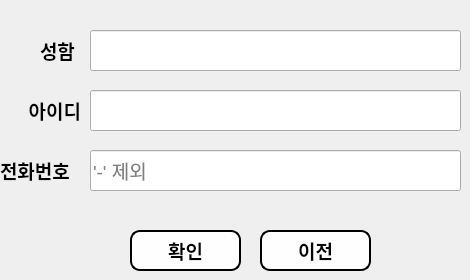
       <widget class="QWidget" name="page_9">
        <widget class="QPushButton" name="btnSearchPW">
         <property name="geometry">
          <rect>
           <x>130</x>
           <y>230</y>
           <width>111</width>
           <height>41</height>
          </rect>
         </property>
         <property name="font">
          <font>
           <pointsize>14</pointsize>
           <bold>true</bold>
          </font>
         </property>
         <property name="styleSheet">
          <string notr="true">border-radius: 10px;
background-color: rgb(254, 254, 254);
border:2px solid;</string>
         </property>
         <property name="text">
          <string>확인</string>
         </property>
        </widget>
        <widget class="QLabel" name="label_30">
         <property name="geometry">
          <rect>
           <x>0</x>
           <y>150</y>
           <width>81</width>
           <height>41</height>
          </rect>
         </property>
         <property name="font">
          <font>
           <pointsize>14</pointsize>
           <bold>true</bold>
          </font>
         </property>
         <property name="text">
          <string>전화번호</string>
         </property>
        </widget>
        <widget class="QLabel" name="label_31">
         <property name="geometry">
          <rect>
           <x>40</x>
           <y>30</y>
           <width>41</width>
           <height>41</height>
          </rect>
         </property>
         <property name="font">
          <font>
           <pointsize>14</pointsize>
           <bold>true</bold>
          </font>
         </property>
         <property name="text">
          <string>성함</string>
         </property>
        </widget>
        <widget class="QLineEdit" name="SPid">
         <property name="geometry">
          <rect>
           <x>90</x>
           <y>90</y>
           <width>371</width>
           <height>41</height>
          </rect>
         </property>
         <property name="font">
          <font>
           <pointsize>14</pointsize>
          </font>
         </property>
         <property name="text">
          <string/>
         </property>
        </widget>
        <widget class="QLineEdit" name="SPname">
         <property name="geometry">
          <rect>
           <x>90</x>
           <y>30</y>
           <width>371</width>
           <height>41</height>
          </rect>
         </property>
         <property name="font">
          <font>
           <pointsize>14</pointsize>
          </font>
         </property>
        </widget>
        <widget class="QLabel" name="label_32">
         <property name="geometry">
          <rect>
           <x>0</x>
           <y>90</y>
           <width>81</width>
           <height>41</height>
          </rect>
         </property>
         <property name="font">
          <font>
           <pointsize>14</pointsize>
           <bold>true</bold>
          </font>
         </property>
         <property name="text">
          <string>아이디</string>
         </property>
         <property name="alignment">
          <set>Qt::AlignRight|Qt::AlignTrailing|Qt::AlignVCenter</set>
         </property>
        </widget>
        <widget class="QLineEdit" name="SPphone">
         <property name="geometry">
          <rect>
           <x>90</x>
           <y>150</y>
           <width>371</width>
           <height>41</height>
          </rect>
         </property>
         <property name="font">
          <font>
           <pointsize>14</pointsize>
          </font>
         </property>
         <property name="text">
          <string/>
         </property>
         <property name="placeholderText">
          <string>'-' 제외</string>
         </property>
        </widget>
        <widget class="QPushButton" name="btnBack3">
         <property name="geometry">
          <rect>
           <x>260</x>
           <y>230</y>
           <width>111</width>
           <height>41</height>
          </rect>
         </property>
         <property name="font">
          <font>
           <pointsize>14</pointsize>
           <bold>true</bold>
          </font>
         </property>
         <property name="styleSheet">
          <string notr="true">color: rgb(6, 6, 6);
border-radius: 10px;
background-color: rgb(254, 254, 254);
border:2px solid;</string>
         </property>
         <property name="text">
          <string>이전</string>
         </property>
        </widget>
       </widget>
